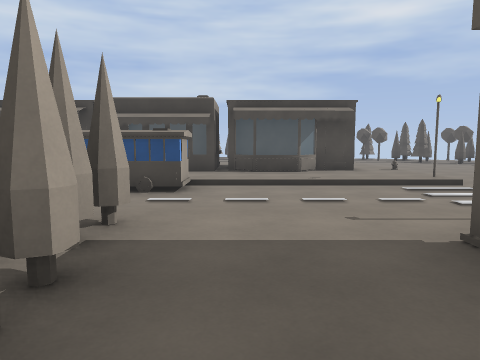
[1] (above)

24 first-person views from a walk through a level from a Godot 3-D game. The camera is 1.5 m above the floor, tilts 6° down and sees 70° across. The floor is counted in squares, 2 m on a side. Each view is taken from the middle of a square. On the plan, view 1 faces up. The plan holds only what a view shows up to about 11 squares ahead; the rest is blank. The place goes on beyond the plan. Surface patterns are stand-ins for the level's own textures.

[2]
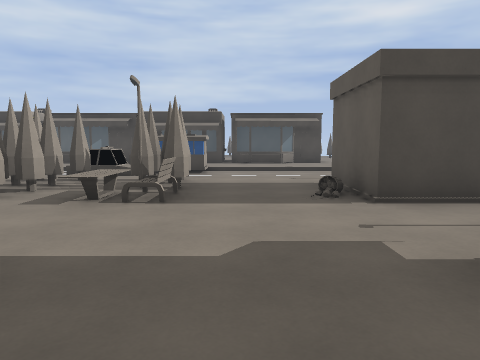

[3]
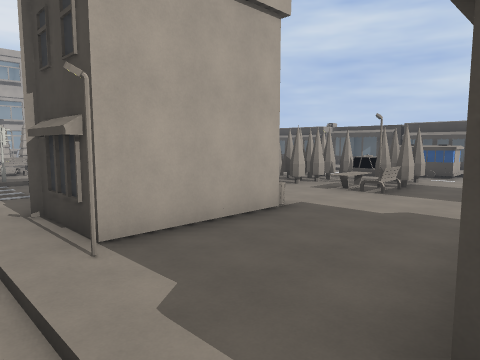

[4]
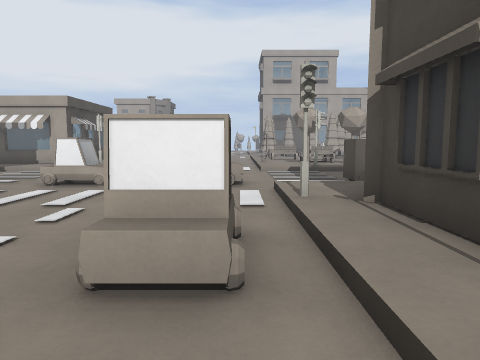

[5]
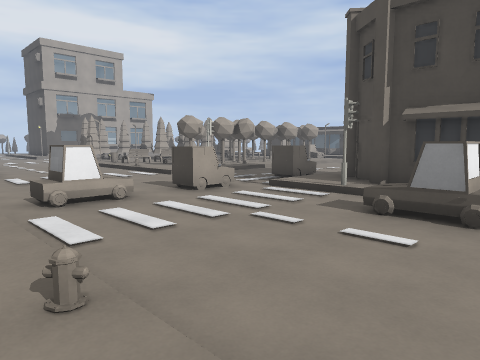

[6]
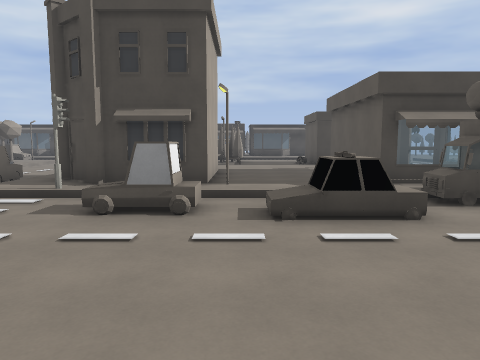

[7]
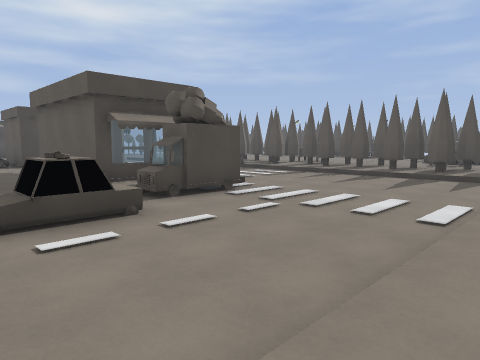

[8]
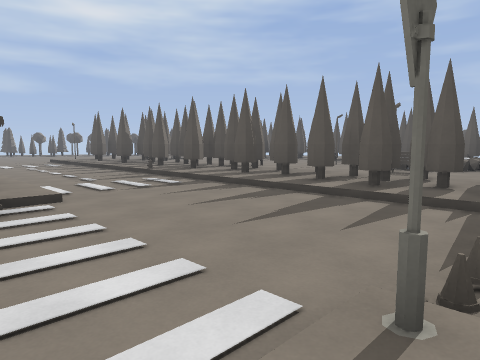

[9]
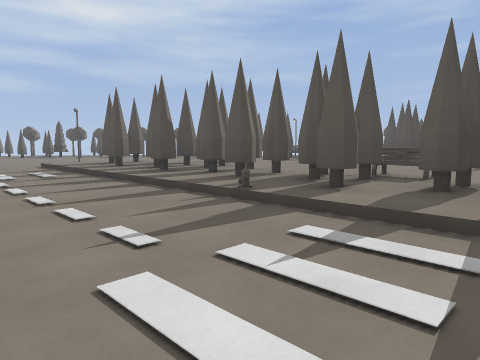

[10]
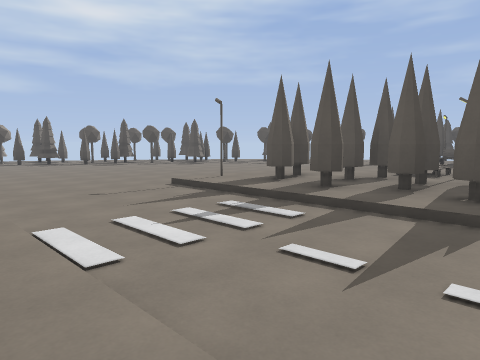

[11]
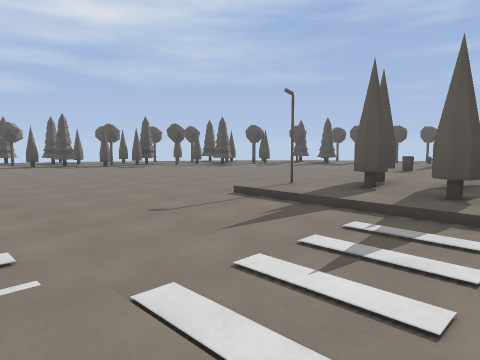

[12]
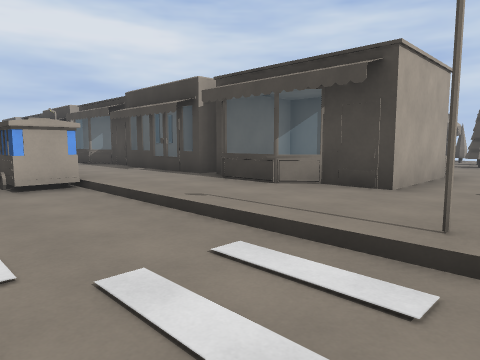

[13]
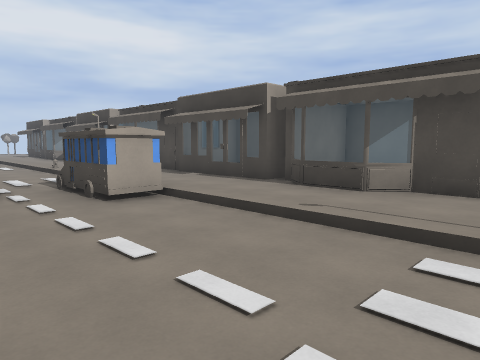

[14]
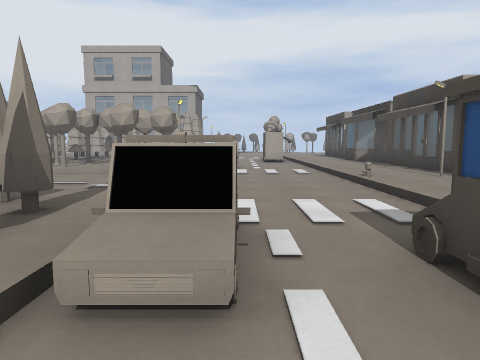

[15]
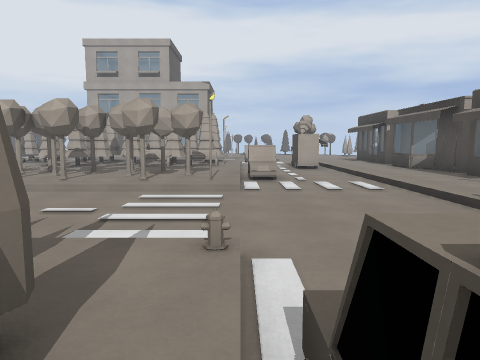

[16]
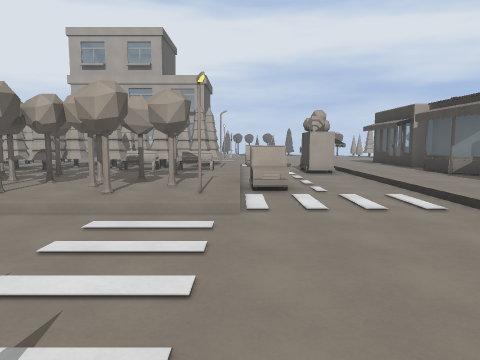

[17]
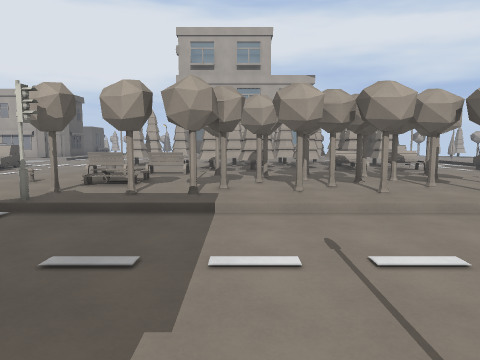

[18]
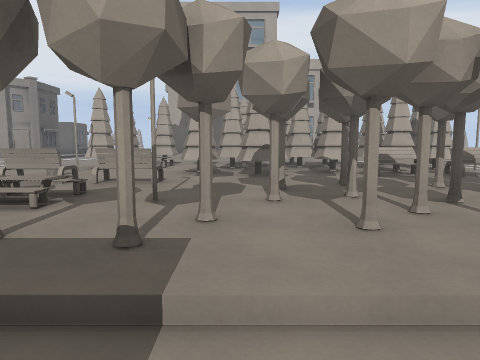

[19]
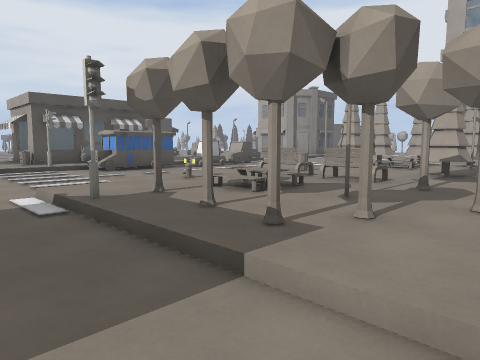

[20]
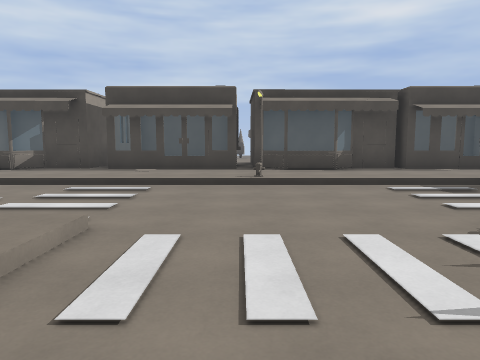

[21]
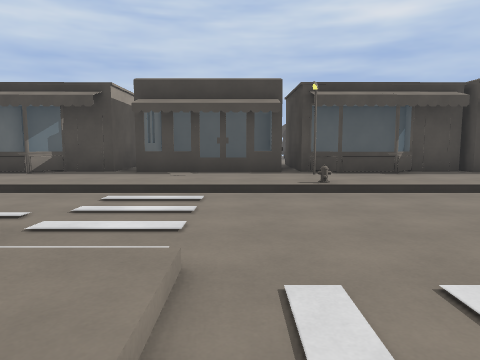

[22]
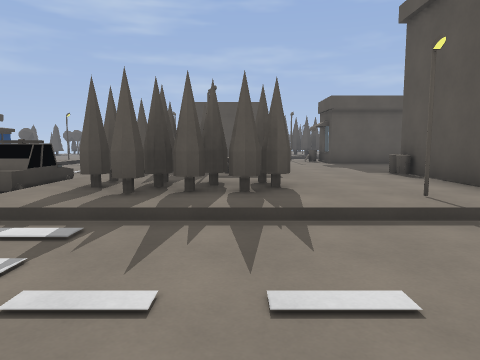

[23]
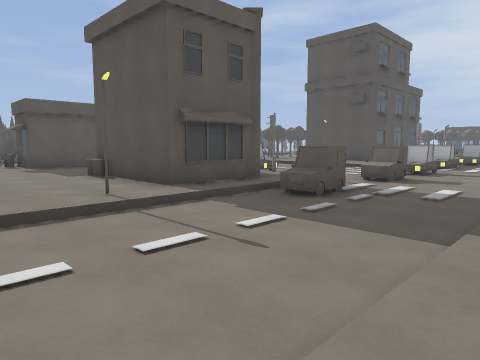

[24]
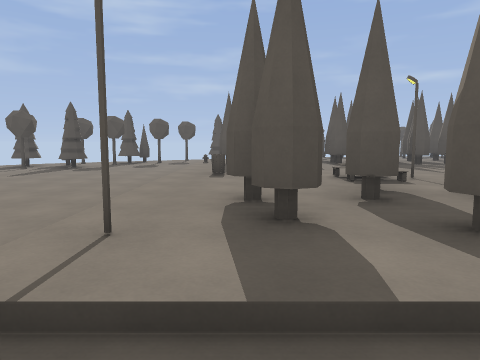

### Floor plan
Key: @ floor where view 1 was taken; # wall or solid block; x gap in a wall; . main floor; : floor 0.25 m higher than the main floor; / step, stairs or slope; = window, fence, low wall or low ledge; ^ raised ledge; H house; T thing the floor can be seen under or through.
Columns run from 16 left of view 1 to 18 right of it. Each row starts with its distance up from view 1.
 14                       ..
 13                    :: ...
 12  HH  #  :HHHH  #HH H: ....       ..
 11  H  H####   ####H  H: .....    ..#.
 10 #H HH####H H####H HH:.......  ....#
  9 :::::::::::::::::::::..............
  8 ::::::::::::::::::::#..............
  7 #////////////##//////..............
  6 #/...........//..........#::::::::#
  5 ....=.......^^...........:TT::=:  #
  4 ///////....//////////....:TT:::
  3 ##:::/#....:#x##:::  ....:TT//::::
  2 #::TT::....##:##::# :....:TT:#:  :#
  1 #=:TTT:....#::^=::#=:....:TT::::: #
  0 #::TTTT....:#:::@::::....:TT:::::##
 -1 #::TT:T....#:::::::  ....:##::   :#
 -2 ##::T::....:::::::## ....::#::::
 -3 ##:##::....:###:::## ....:###:::
 -4 :::x//x..^xx# #:::###....:::#:::
 -5 :::#///....:###:::##:....###::
 -6 ::::/::....:#::#:::x:....###:
 -7  ........^...^^.../#/....:# ::
 -8 .........#......^^.......TT:::^
 -9 .........................TT:#:
-10   #......#...............:TT:::^
-11   ###.................... T
-12     //:...  ::::::::#==

Positions as (right, up) in squares from view 1, and headings:
1: (0, 0), facing up
2: (0, -4), facing up
3: (2, -7), facing up-left
4: (0, -7), facing left
5: (-1, -12), facing up-left
6: (-1, -12), facing up
7: (-1, -12), facing up-right
8: (3, -12), facing up-right
9: (5, -6), facing up-right
10: (4, 0), facing up-right
11: (4, 2), facing up-right
12: (5, 5), facing up-left
13: (4, 4), facing up-left
14: (-1, 5), facing left
15: (-3, 4), facing left
16: (-5, 4), facing left
17: (-5, -2), facing left
18: (-8, -2), facing left
19: (-8, -1), facing down-left
20: (-8, 1), facing up
21: (-9, 2), facing up
22: (-9, 1), facing right
23: (-10, 1), facing down-right
24: (7, 5), facing right
